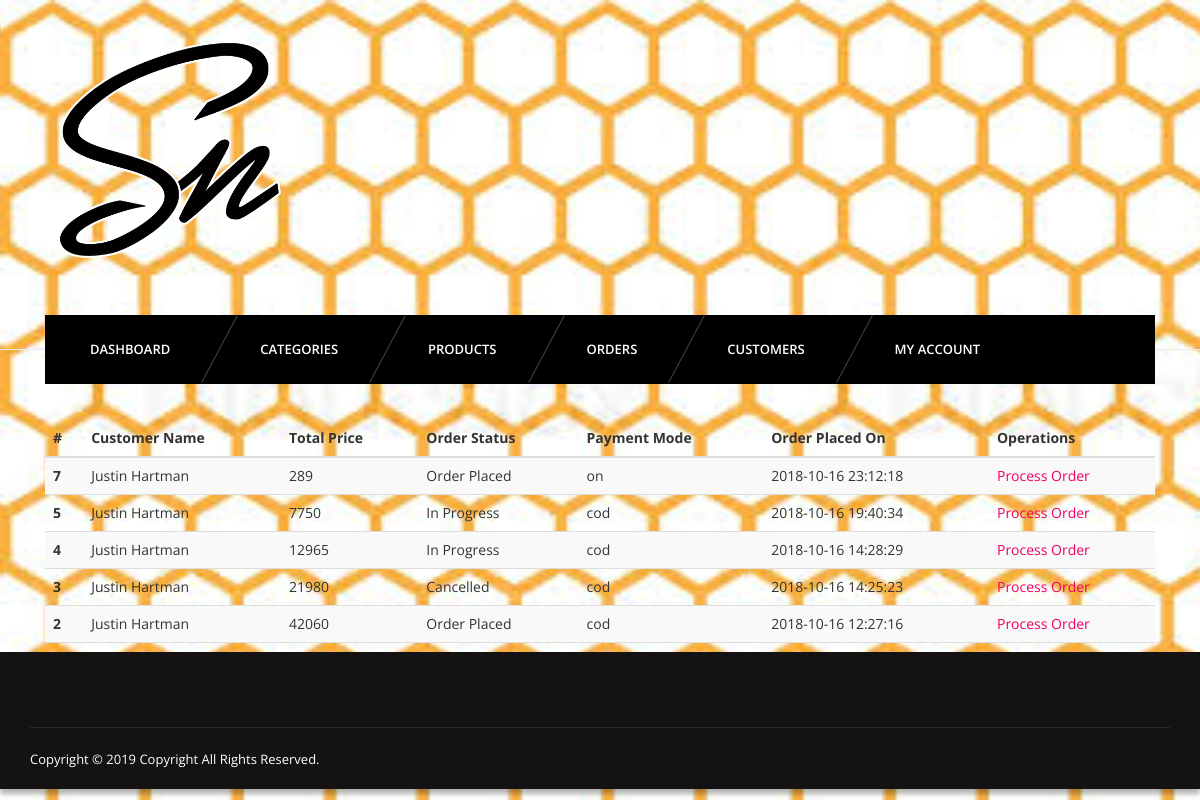
Screenshot of /admin/orders.php (signed in) with the database file from the repository.
### tables this page shows
CREATE TABLE IF NOT EXISTS `orders` (
  `id` INT(11) NOT NULL AUTO_INCREMENT,
  `uid` INT(11) NOT NULL,
  `totalprice` VARCHAR(255) NOT NULL,
  `orderstatus` VARCHAR(255) NOT NULL,
  `paymentmode` VARCHAR(255) NOT NULL,
  `timestamp` DATETIME NOT NULL DEFAULT CURRENT_TIMESTAMP,
  PRIMARY KEY (`id`),
  INDEX `fk_uid_users_id_idx` (`uid` ASC),
  CONSTRAINT `fk_orders_uid_users_id`
    FOREIGN KEY (`uid`)
    REFERENCES `users` (`id`));

CREATE TABLE IF NOT EXISTS `usersmeta` (
  `id` INT(11) NOT NULL AUTO_INCREMENT,
  `uid` INT(11) NOT NULL,
  `firstname` VARCHAR(255) NOT NULL,
  `lastname` VARCHAR(255) NOT NULL,
  `company` VARCHAR(255) NOT NULL,
  `address1` VARCHAR(255) NOT NULL,
  `address2` VARCHAR(255) NOT NULL,
  `city` VARCHAR(255) NOT NULL,
  `state` VARCHAR(255) NOT NULL,
  `country` VARCHAR(255) NOT NULL,
  `zip` VARCHAR(255) NOT NULL,
  `mobile` VARCHAR(255) NOT NULL,
  PRIMARY KEY (`id`),
  INDEX `fk_uid_users_id_idx` (`uid` ASC),
  CONSTRAINT `fk_usersmeta_uid_users_id`
    FOREIGN KEY (`uid`)
    REFERENCES `users` (`id`));

### admin/orders.php (the view, shortened to what this page needs)
<?php
require_once '../config/connect.php';
?>
<?php include 'inc/header.php'; ?>
<?php include 'inc/nav.php'; ?>
<section id="content">
    <div class="content-blog">
        <div class="container">
            <table class="table table-striped">
                <thead>
                    <tr>
                        <th>#</th>
                        <th>Customer Name</th>
                        <th>Total Price</th>
                        <th>Order Status</th>
                        <th>Payment Mode</th>
                        <th>Order Placed On</th>
                        <th>Operations</th>
                    </tr>
                </thead>
                <tbody>
                    <?php
                    $sql = "SELECT o.id, o.totalprice, o.orderstatus, o.paymentmode, o.`timestamp`, u.firstname, u.lastname FROM orders o JOIN usersmeta u WHERE o.uid=u.uid ORDER BY o.id DESC";
                    $res = mysqli_query($connection, $sql);
                    while ($r = mysqli_fetch_assoc($res)) {
                        ?>
                        <tr>
                            <th scope="row"><?php echo $r['id']; ?></th>
                            <td><?php echo $r['firstname']. " " . $r['lastname']; ?></td>
                            <td><?php echo $r['totalprice']; ?></td>
                            <td><?php echo $r['orderstatus']; ?></td>
                            <td><?php echo $r['paymentmode']; ?></td>
                            <td><?php echo $r['timestamp']; ?></td>
                            <td><a href="order-process.php?id=<?php echo $r['id']; ?>">Process Order</a></td>
                        </tr>
                        <?php
                    } ?>
                </tbody>
            </table>
        </div>
    </div>
</section>
<?php include 'inc/footer.php'; ?>

### assets/css/light.css (style rules this page uses)
body { background-color:#fff; }

### rows the page displays
orders: id "7", usersmeta.firstname "Justin", usersmeta.lastname "Hartman", totalprice "289", orderstatus "Order Placed", paymentmode "on", timestamp "2018-10-16 23:12:18"
orders: id "5", usersmeta.firstname "Justin", usersmeta.lastname "Hartman", totalprice "7750", orderstatus "In Progress", paymentmode "cod", timestamp "2018-10-16 19:40:34"
orders: id "4", usersmeta.firstname "Justin", usersmeta.lastname "Hartman", totalprice "12965", orderstatus "In Progress", paymentmode "cod", timestamp "2018-10-16 14:28:29"
orders: id "3", usersmeta.firstname "Justin", usersmeta.lastname "Hartman", totalprice "21980", orderstatus "Cancelled", paymentmode "cod", timestamp "2018-10-16 14:25:23"
orders: id "2", usersmeta.firstname "Justin", usersmeta.lastname "Hartman", totalprice "42060", orderstatus "Order Placed", paymentmode "cod", timestamp "2018-10-16 12:27:16"
